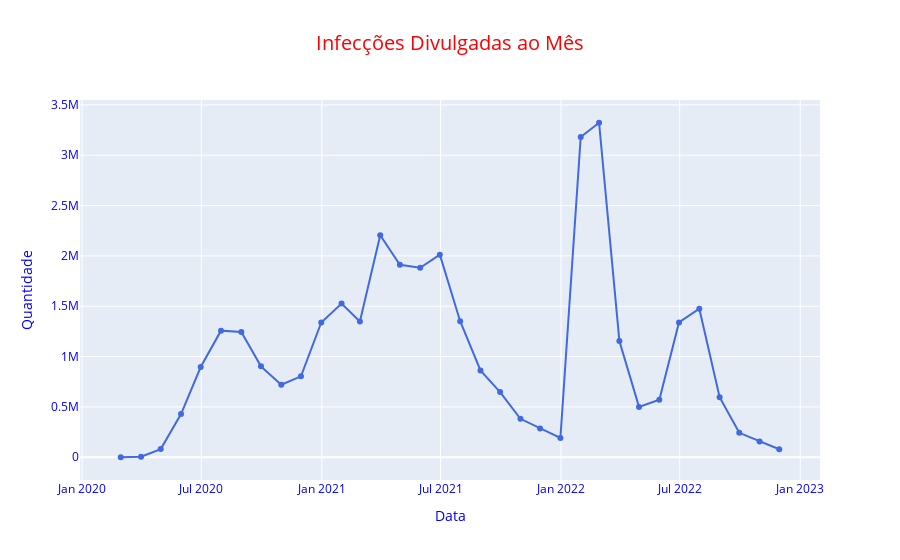

The notebook cell saved with this chart:
### Code cell
fig_infec_mes = px.line(months, x=months.index, y="newCases",
               markers= True,
               title='Infecções Divulgadas ao Mês',
               labels = {
                "newCases": "Quantidade",
                "date": "Data"
                },color_discrete_sequence=["royalblue"])
fig_infec_mes.update_layout(font_color='blue',
                title_font_color='red',
                title_font_size = 20,
                title_x = 0.5)
fig_infec_mes.show()

### Figure 1 — Plotly figure (JSON) as saved in the notebook; plotly's stock layout.template omitted (floating-point values rounded to 4 significant figures)
{"data": [{"hovertemplate": "Data=%{x}<br>Quantidade=%{y}<extra></extra>", "legendgroup": "", "line": {"color": "royalblue", "dash": "solid"}, "marker": {"symbol": "circle"}, "mode": "lines+markers", "name": "", "orientation": "v", "showlegend": false, "type": "scatter", "x": ["2020-02-29T00:00:00", "2020-03-31T00:00:00", "2020-04-30T00:00:00", "2020-05-31T00:00:00", "2020-06-30T00:00:00", "2020-07-31T00:00:00", "2020-08-31T00:00:00", "2020-09-30T00:00:00", "2020-10-31T00:00:00", "2020-11-30T00:00:00", "2020-12-31T00:00:00", "2021-01-31T00:00:00", "2021-02-28T00:00:00", "2021-03-31T00:00:00", "2021-04-30T00:00:00", "2021-05-31T00:00:00", "2021-06-30T00:00:00", "2021-07-31T00:00:00", "2021-08-31T00:00:00", "2021-09-30T00:00:00", "2021-10-31T00:00:00", "2021-11-30T00:00:00", "2021-12-31T00:00:00", "2022-01-31T00:00:00", "2022-02-28T00:00:00", "2022-03-31T00:00:00", "2022-04-30T00:00:00", "2022-05-31T00:00:00", "2022-06-30T00:00:00", "2022-07-31T00:00:00", "2022-08-31T00:00:00", "2022-09-30T00:00:00", "2022-10-31T00:00:00", "2022-11-30T00:00:00"], "xaxis": "x", "y": [2, 5822, 81297, 428975, 896462, 1257680, 1243672, 902811, 720306, 804116, 1338939, 1527224, 1349314, 2204981, 1911396, 1882511, 2012110, 1351564, 862847, 647083, 382172, 285485, 191866, 3181005, 3322951, 1155304, 500341, 570802, 1338980, 1475882, 595953, 242671, 156225, 79449], "yaxis": "y"}], "layout": {"font": {"color": "blue"}, "legend": {"tracegroupgap": 0}, "title": {"font": {"color": "red", "size": 20}, "text": "Infecções Divulgadas ao Mês", "x": 0.5}, "xaxis": {"anchor": "y", "domain": [0, 1], "title": {"text": "Data"}}, "yaxis": {"anchor": "x", "domain": [0, 1], "title": {"text": "Quantidade"}}}}
